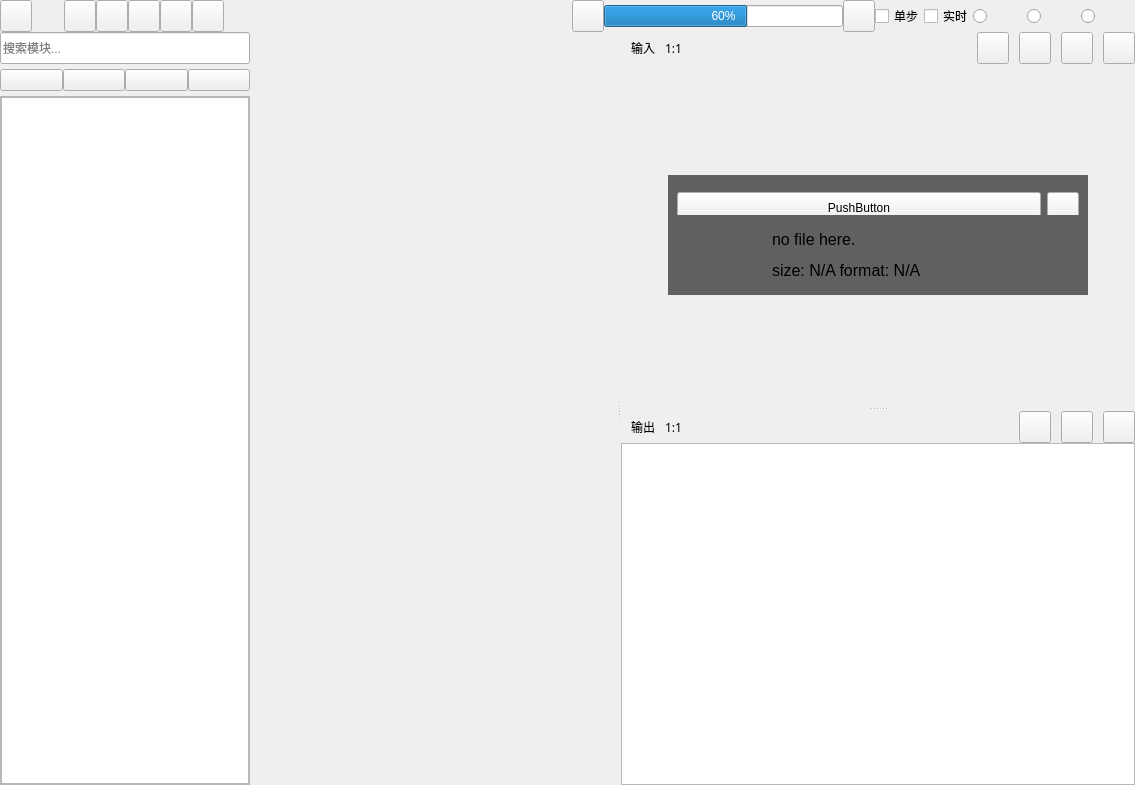
<?xml version="1.0" encoding="UTF-8"?>
<ui version="4.0">
 <class>DataFlow</class>
 <widget class="QMainWindow" name="DataFlow">
  <property name="geometry">
   <rect>
    <x>0</x>
    <y>0</y>
    <width>1135</width>
    <height>785</height>
   </rect>
  </property>
  <property name="windowTitle">
   <string>DataFlow</string>
  </property>
  <widget class="QWidget" name="centralwidget">
   <layout class="QVBoxLayout" name="verticalLayout_2">
    <property name="spacing">
     <number>0</number>
    </property>
    <property name="leftMargin">
     <number>0</number>
    </property>
    <property name="topMargin">
     <number>0</number>
    </property>
    <property name="rightMargin">
     <number>0</number>
    </property>
    <property name="bottomMargin">
     <number>0</number>
    </property>
    <item>
     <layout class="QHBoxLayout" name="toolBarLayout">
      <property name="spacing">
       <number>0</number>
      </property>
      <item>
       <widget class="QPushButton" name="dataFlowSideBarButton">
        <property name="minimumSize">
         <size>
          <width>32</width>
          <height>32</height>
         </size>
        </property>
        <property name="maximumSize">
         <size>
          <width>32</width>
          <height>32</height>
         </size>
        </property>
        <property name="text">
         <string/>
        </property>
        <property name="icon">
         <iconset resource="../../resources/app.qrc">
          <normaloff>:/assets/menu.svg</normaloff>:/assets/menu.svg</iconset>
        </property>
       </widget>
      </item>
      <item>
       <widget class="QWidget" name="blankSpaceWidget" native="true">
        <property name="minimumSize">
         <size>
          <width>32</width>
          <height>32</height>
         </size>
        </property>
        <property name="maximumSize">
         <size>
          <width>32</width>
          <height>32</height>
         </size>
        </property>
       </widget>
      </item>
      <item>
       <widget class="QPushButton" name="saveButton">
        <property name="minimumSize">
         <size>
          <width>32</width>
          <height>32</height>
         </size>
        </property>
        <property name="maximumSize">
         <size>
          <width>32</width>
          <height>32</height>
         </size>
        </property>
        <property name="text">
         <string/>
        </property>
        <property name="icon">
         <iconset resource="../../resources/app.qrc">
          <normaloff>:/assets/save.svg</normaloff>:/assets/save.svg</iconset>
        </property>
       </widget>
      </item>
      <item>
       <widget class="QPushButton" name="newButton">
        <property name="minimumSize">
         <size>
          <width>32</width>
          <height>32</height>
         </size>
        </property>
        <property name="maximumSize">
         <size>
          <width>32</width>
          <height>32</height>
         </size>
        </property>
        <property name="text">
         <string/>
        </property>
        <property name="icon">
         <iconset resource="../../resources/app.qrc">
          <normaloff>:/assets/new_file.svg</normaloff>:/assets/new_file.svg</iconset>
        </property>
       </widget>
      </item>
      <item>
       <widget class="QPushButton" name="clearButton">
        <property name="minimumSize">
         <size>
          <width>32</width>
          <height>32</height>
         </size>
        </property>
        <property name="maximumSize">
         <size>
          <width>32</width>
          <height>32</height>
         </size>
        </property>
        <property name="text">
         <string/>
        </property>
        <property name="icon">
         <iconset resource="../../resources/app.qrc">
          <normaloff>:/assets/delete.svg</normaloff>:/assets/delete.svg</iconset>
        </property>
       </widget>
      </item>
      <item>
       <widget class="QPushButton" name="undoButton">
        <property name="minimumSize">
         <size>
          <width>32</width>
          <height>32</height>
         </size>
        </property>
        <property name="maximumSize">
         <size>
          <width>32</width>
          <height>32</height>
         </size>
        </property>
        <property name="text">
         <string/>
        </property>
        <property name="icon">
         <iconset resource="../../resources/app.qrc">
          <normaloff>:/assets/undo.svg</normaloff>:/assets/undo.svg</iconset>
        </property>
       </widget>
      </item>
      <item>
       <widget class="QPushButton" name="redoButton">
        <property name="minimumSize">
         <size>
          <width>32</width>
          <height>32</height>
         </size>
        </property>
        <property name="maximumSize">
         <size>
          <width>32</width>
          <height>32</height>
         </size>
        </property>
        <property name="text">
         <string/>
        </property>
        <property name="icon">
         <iconset resource="../../resources/app.qrc">
          <normaloff>:/assets/redo.svg</normaloff>:/assets/redo.svg</iconset>
        </property>
       </widget>
      </item>
      <item>
       <spacer name="horizontalSpacer">
        <property name="orientation">
         <enum>Qt::Horizontal</enum>
        </property>
        <property name="sizeHint" stdset="0">
         <size>
          <width>348</width>
          <height>20</height>
         </size>
        </property>
       </spacer>
      </item>
      <item>
       <widget class="QPushButton" name="startButton">
        <property name="minimumSize">
         <size>
          <width>32</width>
          <height>32</height>
         </size>
        </property>
        <property name="maximumSize">
         <size>
          <width>32</width>
          <height>32</height>
         </size>
        </property>
        <property name="text">
         <string/>
        </property>
        <property name="icon">
         <iconset resource="../../resources/app.qrc">
          <normaloff>:/assets/send.svg</normaloff>:/assets/send.svg</iconset>
        </property>
        <property name="iconSize">
         <size>
          <width>22</width>
          <height>22</height>
         </size>
        </property>
       </widget>
      </item>
      <item>
       <widget class="QProgressBar" name="mainProgressBar">
        <property name="value">
         <number>60</number>
        </property>
       </widget>
      </item>
      <item>
       <widget class="QPushButton" name="cancelButton">
        <property name="minimumSize">
         <size>
          <width>32</width>
          <height>32</height>
         </size>
        </property>
        <property name="maximumSize">
         <size>
          <width>32</width>
          <height>32</height>
         </size>
        </property>
        <property name="text">
         <string/>
        </property>
        <property name="icon">
         <iconset resource="../../resources/app.qrc">
          <normaloff>:/assets/close.svg</normaloff>:/assets/close.svg</iconset>
        </property>
        <property name="iconSize">
         <size>
          <width>20</width>
          <height>20</height>
         </size>
        </property>
       </widget>
      </item>
      <item>
       <widget class="QCheckBox" name="stepCheckBox">
        <property name="minimumSize">
         <size>
          <width>0</width>
          <height>32</height>
         </size>
        </property>
        <property name="maximumSize">
         <size>
          <width>16777215</width>
          <height>32</height>
         </size>
        </property>
        <property name="text">
         <string>单步</string>
        </property>
       </widget>
      </item>
      <item>
       <widget class="QCheckBox" name="realTimeCheckBox">
        <property name="text">
         <string>实时</string>
        </property>
       </widget>
      </item>
      <item>
       <layout class="QHBoxLayout" name="modeButtonLayout">
        <item>
         <widget class="QRadioButton" name="singleFlowButton">
          <property name="minimumSize">
           <size>
            <width>54</width>
            <height>32</height>
           </size>
          </property>
          <property name="maximumSize">
           <size>
            <width>54</width>
            <height>32</height>
           </size>
          </property>
          <property name="text">
           <string/>
          </property>
          <property name="icon">
           <iconset resource="../../resources/app.qrc">
            <normaloff>:/assets/single.svg</normaloff>:/assets/single.svg</iconset>
          </property>
         </widget>
        </item>
        <item>
         <widget class="QRadioButton" name="multiFlowButton">
          <property name="minimumSize">
           <size>
            <width>54</width>
            <height>32</height>
           </size>
          </property>
          <property name="maximumSize">
           <size>
            <width>54</width>
            <height>32</height>
           </size>
          </property>
          <property name="text">
           <string/>
          </property>
          <property name="icon">
           <iconset resource="../../resources/app.qrc">
            <normaloff>:/assets/stream.svg</normaloff>:/assets/stream.svg</iconset>
          </property>
          <property name="iconSize">
           <size>
            <width>20</width>
            <height>20</height>
           </size>
          </property>
         </widget>
        </item>
        <item>
         <widget class="QRadioButton" name="codeViewButton">
          <property name="minimumSize">
           <size>
            <width>54</width>
            <height>32</height>
           </size>
          </property>
          <property name="maximumSize">
           <size>
            <width>54</width>
            <height>32</height>
           </size>
          </property>
          <property name="text">
           <string/>
          </property>
          <property name="icon">
           <iconset resource="../../resources/app.qrc">
            <normaloff>:/assets/future.svg</normaloff>:/assets/future.svg</iconset>
          </property>
          <property name="iconSize">
           <size>
            <width>20</width>
            <height>20</height>
           </size>
          </property>
         </widget>
        </item>
       </layout>
      </item>
     </layout>
    </item>
    <item>
     <layout class="QHBoxLayout" name="mainLayout">
      <property name="spacing">
       <number>0</number>
      </property>
      <item>
       <widget class="QWidget" name="sideBarWidget" native="true">
        <property name="minimumSize">
         <size>
          <width>250</width>
          <height>0</height>
         </size>
        </property>
        <property name="maximumSize">
         <size>
          <width>250</width>
          <height>16777215</height>
         </size>
        </property>
        <layout class="QVBoxLayout" name="verticalLayout">
         <property name="spacing">
          <number>0</number>
         </property>
         <property name="leftMargin">
          <number>0</number>
         </property>
         <property name="topMargin">
          <number>0</number>
         </property>
         <property name="rightMargin">
          <number>0</number>
         </property>
         <property name="bottomMargin">
          <number>0</number>
         </property>
         <item>
          <widget class="QLineEdit" name="moduleSearchBar">
           <property name="minimumSize">
            <size>
             <width>0</width>
             <height>32</height>
            </size>
           </property>
           <property name="maximumSize">
            <size>
             <width>16777215</width>
             <height>32</height>
            </size>
           </property>
           <property name="placeholderText">
            <string>搜索模块...</string>
           </property>
          </widget>
         </item>
         <item>
          <widget class="QWidget" name="widget_2" native="true">
           <property name="minimumSize">
            <size>
             <width>0</width>
             <height>32</height>
            </size>
           </property>
           <property name="maximumSize">
            <size>
             <width>16777215</width>
             <height>32</height>
            </size>
           </property>
           <layout class="QHBoxLayout" name="horizontalLayout_2">
            <property name="spacing">
             <number>0</number>
            </property>
            <property name="leftMargin">
             <number>0</number>
            </property>
            <property name="topMargin">
             <number>0</number>
            </property>
            <property name="rightMargin">
             <number>0</number>
            </property>
            <property name="bottomMargin">
             <number>0</number>
            </property>
            <item>
             <widget class="QPushButton" name="newModuleButton">
              <property name="text">
               <string/>
              </property>
              <property name="icon">
               <iconset resource="../../resources/app.qrc">
                <normaloff>:/assets/new_file.svg</normaloff>:/assets/new_file.svg</iconset>
              </property>
             </widget>
            </item>
            <item>
             <widget class="QPushButton" name="installModuleButton">
              <property name="text">
               <string/>
              </property>
              <property name="icon">
               <iconset resource="../../resources/app.qrc">
                <normaloff>:/assets/import.svg</normaloff>:/assets/import.svg</iconset>
              </property>
              <property name="iconSize">
               <size>
                <width>20</width>
                <height>20</height>
               </size>
              </property>
             </widget>
            </item>
            <item>
             <widget class="QPushButton" name="dumpModuleButton">
              <property name="text">
               <string/>
              </property>
              <property name="icon">
               <iconset resource="../../resources/app.qrc">
                <normaloff>:/assets/team.svg</normaloff>:/assets/team.svg</iconset>
              </property>
              <property name="iconSize">
               <size>
                <width>18</width>
                <height>18</height>
               </size>
              </property>
             </widget>
            </item>
            <item>
             <widget class="QPushButton" name="pushButton_5">
              <property name="text">
               <string/>
              </property>
              <property name="icon">
               <iconset resource="../../resources/app.qrc">
                <normaloff>:/assets/update.svg</normaloff>:/assets/update.svg</iconset>
              </property>
              <property name="iconSize">
               <size>
                <width>20</width>
                <height>20</height>
               </size>
              </property>
             </widget>
            </item>
           </layout>
          </widget>
         </item>
         <item>
          <widget class="QScrollArea" name="sidebarScrollArea">
           <property name="widgetResizable">
            <bool>true</bool>
           </property>
           <widget class="QWidget" name="sidebarScrollAreaWidgetContents">
            <property name="geometry">
             <rect>
              <x>0</x>
              <y>0</y>
              <width>248</width>
              <height>681</height>
             </rect>
            </property>
            <layout class="QVBoxLayout" name="moduleContainerLayout">
             <property name="leftMargin">
              <number>0</number>
             </property>
             <property name="topMargin">
              <number>0</number>
             </property>
             <property name="rightMargin">
              <number>0</number>
             </property>
             <property name="bottomMargin">
              <number>0</number>
             </property>
             <item>
              <widget class="QTreeWidget" name="moduleContainer">
               <property name="headerHidden">
                <bool>true</bool>
               </property>
               <attribute name="headerMinimumSectionSize">
                <number>245</number>
               </attribute>
               <attribute name="headerDefaultSectionSize">
                <number>245</number>
               </attribute>
               <column>
                <property name="text">
                 <string notr="true">1</string>
                </property>
               </column>
              </widget>
             </item>
            </layout>
           </widget>
          </widget>
         </item>
        </layout>
       </widget>
      </item>
      <item>
       <widget class="QStackedWidget" name="modeStack">
        <property name="currentIndex">
         <number>0</number>
        </property>
        <widget class="QWidget" name="singleFlowPage">
         <layout class="QVBoxLayout" name="verticalLayout_3">
          <property name="spacing">
           <number>0</number>
          </property>
          <property name="leftMargin">
           <number>0</number>
          </property>
          <property name="topMargin">
           <number>0</number>
          </property>
          <property name="rightMargin">
           <number>0</number>
          </property>
          <property name="bottomMargin">
           <number>0</number>
          </property>
          <item>
           <widget class="QSplitter" name="singleFlowPageSplitter">
            <property name="orientation">
             <enum>Qt::Horizontal</enum>
            </property>
            <widget class="QWidget" name="recipeContainerWidget" native="true">
             <property name="minimumSize">
              <size>
               <width>300</width>
               <height>0</height>
              </size>
             </property>
            </widget>
            <widget class="QWidget" name="IOWidget" native="true">
             <property name="minimumSize">
              <size>
               <width>300</width>
               <height>300</height>
              </size>
             </property>
             <layout class="QVBoxLayout" name="verticalLayout_4">
              <property name="spacing">
               <number>0</number>
              </property>
              <property name="leftMargin">
               <number>0</number>
              </property>
              <property name="topMargin">
               <number>0</number>
              </property>
              <property name="rightMargin">
               <number>0</number>
              </property>
              <property name="bottomMargin">
               <number>0</number>
              </property>
              <item>
               <widget class="QSplitter" name="IOWidgetSplitter">
                <property name="orientation">
                 <enum>Qt::Vertical</enum>
                </property>
                <widget class="QWidget" name="inputWidget" native="true">
                 <layout class="QVBoxLayout" name="verticalLayout_5">
                  <property name="spacing">
                   <number>0</number>
                  </property>
                  <property name="leftMargin">
                   <number>0</number>
                  </property>
                  <property name="topMargin">
                   <number>0</number>
                  </property>
                  <property name="rightMargin">
                   <number>0</number>
                  </property>
                  <property name="bottomMargin">
                   <number>0</number>
                  </property>
                  <item>
                   <layout class="QHBoxLayout" name="inputTitleLayout">
                    <property name="spacing">
                     <number>10</number>
                    </property>
                    <property name="leftMargin">
                     <number>10</number>
                    </property>
                    <item>
                     <widget class="QLabel" name="inputTitleLabel">
                      <property name="text">
                       <string>输入</string>
                      </property>
                     </widget>
                    </item>
                    <item>
                     <widget class="QLabel" name="rowColumnLabel1">
                      <property name="font">
                       <font>
                        <family>文泉驿等宽微米黑</family>
                       </font>
                      </property>
                      <property name="text">
                       <string>1:1</string>
                      </property>
                     </widget>
                    </item>
                    <item>
                     <spacer name="horizontalSpacer_2">
                      <property name="orientation">
                       <enum>Qt::Horizontal</enum>
                      </property>
                      <property name="sizeHint" stdset="0">
                       <size>
                        <width>40</width>
                        <height>20</height>
                       </size>
                      </property>
                     </spacer>
                    </item>
                    <item>
                     <widget class="QPushButton" name="addTabButton">
                      <property name="minimumSize">
                       <size>
                        <width>32</width>
                        <height>32</height>
                       </size>
                      </property>
                      <property name="maximumSize">
                       <size>
                        <width>32</width>
                        <height>32</height>
                       </size>
                      </property>
                      <property name="text">
                       <string/>
                      </property>
                      <property name="icon">
                       <iconset resource="../../resources/app.qrc">
                        <normaloff>:/assets/new_file.svg</normaloff>:/assets/new_file.svg</iconset>
                      </property>
                     </widget>
                    </item>
                    <item>
                     <widget class="QPushButton" name="fromFileButton">
                      <property name="minimumSize">
                       <size>
                        <width>32</width>
                        <height>32</height>
                       </size>
                      </property>
                      <property name="maximumSize">
                       <size>
                        <width>32</width>
                        <height>32</height>
                       </size>
                      </property>
                      <property name="text">
                       <string/>
                      </property>
                      <property name="icon">
                       <iconset resource="../../resources/app.qrc">
                        <normaloff>:/assets/file.svg</normaloff>:/assets/file.svg</iconset>
                      </property>
                     </widget>
                    </item>
                    <item>
                     <widget class="QPushButton" name="fromFolderButton">
                      <property name="minimumSize">
                       <size>
                        <width>32</width>
                        <height>32</height>
                       </size>
                      </property>
                      <property name="maximumSize">
                       <size>
                        <width>32</width>
                        <height>32</height>
                       </size>
                      </property>
                      <property name="text">
                       <string/>
                      </property>
                      <property name="icon">
                       <iconset resource="../../resources/app.qrc">
                        <normaloff>:/assets/folder.svg</normaloff>:/assets/folder.svg</iconset>
                      </property>
                     </widget>
                    </item>
                    <item>
                     <widget class="QPushButton" name="clearInputButton">
                      <property name="minimumSize">
                       <size>
                        <width>32</width>
                        <height>32</height>
                       </size>
                      </property>
                      <property name="maximumSize">
                       <size>
                        <width>32</width>
                        <height>32</height>
                       </size>
                      </property>
                      <property name="text">
                       <string/>
                      </property>
                      <property name="icon">
                       <iconset resource="../../resources/app.qrc">
                        <normaloff>:/assets/delete.svg</normaloff>:/assets/delete.svg</iconset>
                      </property>
                     </widget>
                    </item>
                   </layout>
                  </item>
                  <item>
                   <widget class="QStackedWidget" name="stackedWidget">
                    <property name="layoutDirection">
                     <enum>Qt::RightToLeft</enum>
                    </property>
                    <property name="currentIndex">
                     <number>1</number>
                    </property>
                    <widget class="QWidget" name="textInputPage">
                     <layout class="QVBoxLayout" name="verticalLayout_7">
                      <property name="spacing">
                       <number>0</number>
                      </property>
                      <property name="leftMargin">
                       <number>0</number>
                      </property>
                      <property name="topMargin">
                       <number>0</number>
                      </property>
                      <property name="rightMargin">
                       <number>0</number>
                      </property>
                      <property name="bottomMargin">
                       <number>0</number>
                      </property>
                      <item>
                       <widget class="QPlainTextEdit" name="inputBox"/>
                      </item>
                     </layout>
                    </widget>
                    <widget class="QWidget" name="fileInputPage">
                     <layout class="QHBoxLayout" name="horizontalLayout">
                      <property name="spacing">
                       <number>0</number>
                      </property>
                      <property name="leftMargin">
                       <number>0</number>
                      </property>
                      <property name="topMargin">
                       <number>0</number>
                      </property>
                      <property name="rightMargin">
                       <number>0</number>
                      </property>
                      <property name="bottomMargin">
                       <number>0</number>
                      </property>
                      <item>
                       <widget class="QWidget" name="fileInfoDisplayWidget" native="true">
                        <property name="minimumSize">
                         <size>
                          <width>420</width>
                          <height>120</height>
                         </size>
                        </property>
                        <property name="maximumSize">
                         <size>
                          <width>420</width>
                          <height>120</height>
                         </size>
                        </property>
                        <property name="styleSheet">
                         <string notr="true">QWidget#fileInfoDisplayWidget {
background-color: rgba(0, 0, 0, 60%);
}</string>
                        </property>
                        <layout class="QVBoxLayout" name="verticalLayout_8">
                         <property name="spacing">
                          <number>0</number>
                         </property>
                         <property name="leftMargin">
                          <number>0</number>
                         </property>
                         <property name="topMargin">
                          <number>0</number>
                         </property>
                         <property name="rightMargin">
                          <number>0</number>
                         </property>
                         <property name="bottomMargin">
                          <number>0</number>
                         </property>
                         <item>
                          <widget class="QWidget" name="" native="true">
                           <property name="minimumSize">
                            <size>
                             <width>0</width>
                             <height>32</height>
                            </size>
                           </property>
                           <property name="maximumSize">
                            <size>
                             <width>16777215</width>
                             <height>32</height>
                            </size>
                           </property>
                           <layout class="QHBoxLayout" name="horizontalLayout_3">
                            <item>
                             <widget class="QPushButton" name="closeFileButton">
                              <property name="minimumSize">
                               <size>
                                <width>32</width>
                                <height>32</height>
                               </size>
                              </property>
                              <property name="maximumSize">
                               <size>
                                <width>32</width>
                                <height>32</height>
                               </size>
                              </property>
                              <property name="text">
                               <string/>
                              </property>
                              <property name="icon">
                               <iconset resource="../../resources/app.qrc">
                                <normaloff>:/assets/close.svg</normaloff>:/assets/close.svg</iconset>
                              </property>
                              <property name="iconSize">
                               <size>
                                <width>20</width>
                                <height>20</height>
                               </size>
                              </property>
                             </widget>
                            </item>
                            <item>
                             <widget class="QPushButton" name="fileNameButton">
                              <property name="minimumSize">
                               <size>
                                <width>0</width>
                                <height>32</height>
                               </size>
                              </property>
                              <property name="maximumSize">
                               <size>
                                <width>16777215</width>
                                <height>32</height>
                               </size>
                              </property>
                              <property name="text">
                               <string>PushButton</string>
                              </property>
                             </widget>
                            </item>
                           </layout>
                          </widget>
                         </item>
                         <item>
                          <layout class="QHBoxLayout" name="horizontalLayout_4">
                           <property name="spacing">
                            <number>20</number>
                           </property>
                           <property name="leftMargin">
                            <number>20</number>
                           </property>
                           <item>
                            <widget class="QLabel" name="fileInfoLabel">
                             <property name="text">
                              <string>&lt;html&gt;&lt;head/&gt;&lt;body&gt;&lt;p&gt;&lt;span style=&quot; font-size:12pt;&quot;&gt;no file here.&lt;/span&gt;&lt;/p&gt;&lt;p&gt;&lt;span style=&quot; font-size:12pt;&quot;&gt;size: N/A format: N/A&lt;/span&gt;&lt;/p&gt;&lt;/body&gt;&lt;/html&gt;</string>
                             </property>
                            </widget>
                           </item>
                           <item>
                            <widget class="QLabel" name="fileIcon">
                             <property name="minimumSize">
                              <size>
                               <width>64</width>
                               <height>64</height>
                              </size>
                             </property>
                             <property name="maximumSize">
                              <size>
                               <width>64</width>
                               <height>64</height>
                              </size>
                             </property>
                             <property name="text">
                              <string/>
                             </property>
                             <property name="pixmap">
                              <pixmap resource="../../resources/app.qrc">:/assets/file.svg</pixmap>
                             </property>
                            </widget>
                           </item>
                          </layout>
                         </item>
                        </layout>
                       </widget>
                      </item>
                     </layout>
                    </widget>
                   </widget>
                  </item>
                 </layout>
                </widget>
                <widget class="QWidget" name="outputWidget" native="true">
                 <property name="minimumSize">
                  <size>
                   <width>300</width>
                   <height>300</height>
                  </size>
                 </property>
                 <layout class="QVBoxLayout" name="verticalLayout_6">
                  <property name="spacing">
                   <number>0</number>
                  </property>
                  <property name="leftMargin">
                   <number>0</number>
                  </property>
                  <property name="topMargin">
                   <number>0</number>
                  </property>
                  <property name="rightMargin">
                   <number>0</number>
                  </property>
                  <property name="bottomMargin">
                   <number>0</number>
                  </property>
                  <item>
                   <layout class="QHBoxLayout" name="outputTitleLayout">
                    <property name="spacing">
                     <number>10</number>
                    </property>
                    <property name="leftMargin">
                     <number>10</number>
                    </property>
                    <item>
                     <widget class="QLabel" name="outputTitleLabel">
                      <property name="text">
                       <string>输出</string>
                      </property>
                     </widget>
                    </item>
                    <item>
                     <widget class="QLabel" name="rowColumnLabel2">
                      <property name="font">
                       <font>
                        <family>文泉驿等宽微米黑</family>
                       </font>
                      </property>
                      <property name="text">
                       <string>1:1</string>
                      </property>
                     </widget>
                    </item>
                    <item>
                     <spacer name="horizontalSpacer_3">
                      <property name="orientation">
                       <enum>Qt::Horizontal</enum>
                      </property>
                      <property name="sizeHint" stdset="0">
                       <size>
                        <width>40</width>
                        <height>20</height>
                       </size>
                      </property>
                     </spacer>
                    </item>
                    <item>
                     <widget class="QPushButton" name="saveOutputButton">
                      <property name="minimumSize">
                       <size>
                        <width>32</width>
                        <height>32</height>
                       </size>
                      </property>
                      <property name="maximumSize">
                       <size>
                        <width>32</width>
                        <height>32</height>
                       </size>
                      </property>
                      <property name="text">
                       <string/>
                      </property>
                      <property name="icon">
                       <iconset resource="../../resources/app.qrc">
                        <normaloff>:/assets/save.svg</normaloff>:/assets/save.svg</iconset>
                      </property>
                     </widget>
                    </item>
                    <item>
                     <widget class="QPushButton" name="copyOutputButton">
                      <property name="minimumSize">
                       <size>
                        <width>32</width>
                        <height>32</height>
                       </size>
                      </property>
                      <property name="maximumSize">
                       <size>
                        <width>32</width>
                        <height>32</height>
                       </size>
                      </property>
                      <property name="text">
                       <string/>
                      </property>
                      <property name="icon">
                       <iconset resource="../../resources/app.qrc">
                        <normaloff>:/assets/workspace.svg</normaloff>:/assets/workspace.svg</iconset>
                      </property>
                     </widget>
                    </item>
                    <item>
                     <widget class="QPushButton" name="replaceInputButton">
                      <property name="minimumSize">
                       <size>
                        <width>32</width>
                        <height>32</height>
                       </size>
                      </property>
                      <property name="maximumSize">
                       <size>
                        <width>32</width>
                        <height>32</height>
                       </size>
                      </property>
                      <property name="text">
                       <string/>
                      </property>
                      <property name="icon">
                       <iconset resource="../../resources/app.qrc">
                        <normaloff>:/assets/reload.svg</normaloff>:/assets/reload.svg</iconset>
                      </property>
                     </widget>
                    </item>
                   </layout>
                  </item>
                  <item>
                   <widget class="QTextBrowser" name="outputBox"/>
                  </item>
                 </layout>
                </widget>
               </widget>
              </item>
             </layout>
            </widget>
           </widget>
          </item>
         </layout>
        </widget>
        <widget class="QWidget" name="multiFlowPage">
         <layout class="QVBoxLayout" name="verticalLayout_9">
          <property name="spacing">
           <number>0</number>
          </property>
          <property name="leftMargin">
           <number>0</number>
          </property>
          <property name="topMargin">
           <number>0</number>
          </property>
          <property name="rightMargin">
           <number>0</number>
          </property>
          <property name="bottomMargin">
           <number>0</number>
          </property>
          <item>
           <widget class="QWidget" name="multiFlow" native="true"/>
          </item>
         </layout>
        </widget>
        <widget class="QWidget" name="editPage">
         <layout class="QHBoxLayout" name="horizontalLayout_5">
          <property name="spacing">
           <number>0</number>
          </property>
          <property name="leftMargin">
           <number>0</number>
          </property>
          <property name="topMargin">
           <number>0</number>
          </property>
          <property name="rightMargin">
           <number>0</number>
          </property>
          <property name="bottomMargin">
           <number>0</number>
          </property>
          <item>
           <widget class="QWidget" name="widget" native="true">
            <property name="minimumSize">
             <size>
              <width>250</width>
              <height>0</height>
             </size>
            </property>
            <property name="maximumSize">
             <size>
              <width>250</width>
              <height>16777215</height>
             </size>
            </property>
            <layout class="QVBoxLayout" name="verticalLayout_10">
             <property name="spacing">
              <number>0</number>
             </property>
             <property name="leftMargin">
              <number>0</number>
             </property>
             <property name="topMargin">
              <number>0</number>
             </property>
             <property name="rightMargin">
              <number>0</number>
             </property>
             <property name="bottomMargin">
              <number>0</number>
             </property>
             <item>
              <widget class="QLineEdit" name="lineEdit">
               <property name="minimumSize">
                <size>
                 <width>0</width>
                 <height>32</height>
                </size>
               </property>
               <property name="maximumSize">
                <size>
                 <width>16777215</width>
                 <height>32</height>
                </size>
               </property>
               <property name="font">
                <font>
                 <family>文泉驿等宽微米黑</family>
                 <pointsize>12</pointsize>
                </font>
               </property>
               <property name="placeholderText">
                <string>模块名称...</string>
               </property>
              </widget>
             </item>
             <item>
              <widget class="QLineEdit" name="lineEdit_2">
               <property name="minimumSize">
                <size>
                 <width>0</width>
                 <height>32</height>
                </size>
               </property>
               <property name="maximumSize">
                <size>
                 <width>16777215</width>
                 <height>32</height>
                </size>
               </property>
               <property name="font">
                <font>
                 <family>文泉驿等宽微米黑</family>
                 <pointsize>12</pointsize>
                </font>
               </property>
               <property name="styleSheet">
                <string notr="true"/>
               </property>
               <property name="placeholderText">
                <string>模块版本号...</string>
               </property>
              </widget>
             </item>
             <item>
              <widget class="QPushButton" name="pushButton">
               <property name="minimumSize">
                <size>
                 <width>0</width>
                 <height>32</height>
                </size>
               </property>
               <property name="maximumSize">
                <size>
                 <width>16777215</width>
                 <height>32</height>
                </size>
               </property>
               <property name="text">
                <string>新建属性</string>
               </property>
              </widget>
             </item>
             <item>
              <widget class="QSplitter" name="splitter">
               <property name="orientation">
                <enum>Qt::Vertical</enum>
               </property>
               <widget class="QTreeWidget" name="treeWidget_2">
                <property name="columnCount">
                 <number>1</number>
                </property>
                <attribute name="headerVisible">
                 <bool>false</bool>
                </attribute>
                <attribute name="headerMinimumSectionSize">
                 <number>248</number>
                </attribute>
                <attribute name="headerDefaultSectionSize">
                 <number>248</number>
                </attribute>
                <attribute name="headerHighlightSections">
                 <bool>false</bool>
                </attribute>
                <column>
                 <property name="text">
                  <string notr="true">1</string>
                 </property>
                </column>
               </widget>
              </widget>
             </item>
            </layout>
           </widget>
          </item>
          <item>
           <widget class="QPlainTextEdit" name="plainTextEdit"/>
          </item>
         </layout>
        </widget>
       </widget>
      </item>
     </layout>
    </item>
   </layout>
  </widget>
 </widget>
 <resources>
  <include location="../../resources/app.qrc"/>
 </resources>
 <connections/>
</ui>
